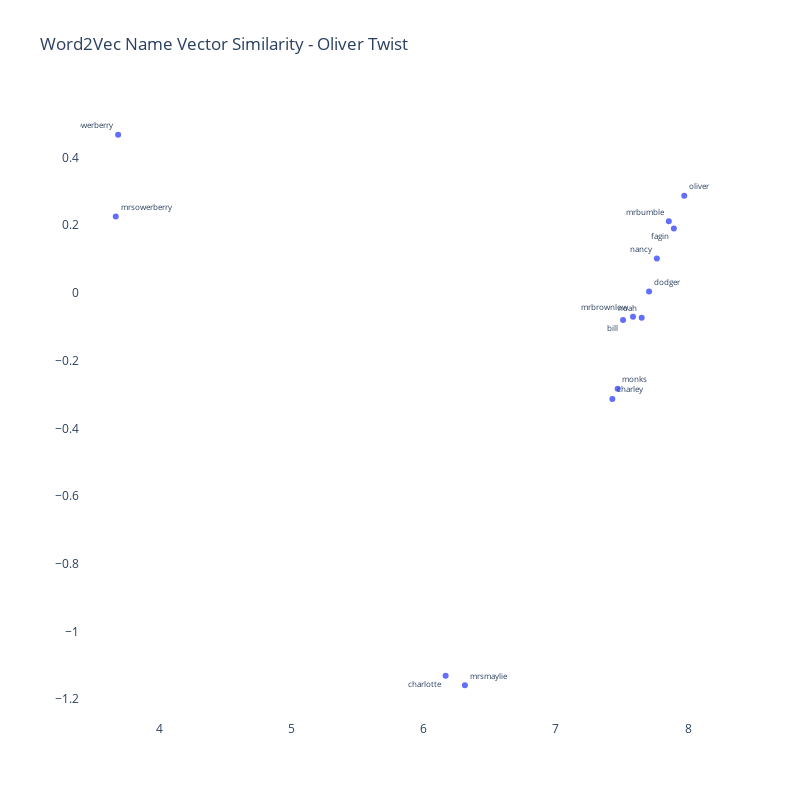

Write notebook code for a chart like this one.
### Markdown cell above
#### Plot flattened embeddings for Oliver Twist

### Code cell
character_list_OT = [x.lower() for x in character_list_OT]

df_OT = w2v_df_OT[w2v_df_OT['label'].isin(character_list_OT)]


text_pos_OT = [x for x in np.random.choice(['top left', 
                                         'bottom left',
                                         'top right',
                                         'bottom right'], 
                                          len(df_OT),
                                          p=[.2,.3,.3,.2])]


trace_OT = go.Scatter(x=df_OT['x'],
                   y=df_OT['y'],
                   mode='markers+text', 
                   textposition=text_pos_OT,
                   text=df_OT['label'],
                   textfont=dict(size=8),
                   hoverinfo='text')



fig = go.Figure([trace_OT])

fig.update_layout(go.Layout(
    title='Word2Vec Name Vector Similarity - Oliver Twist',
    ),
    hovermode='closest',
    plot_bgcolor='white',
    paper_bgcolor='white',
    width=800,
    height=800
)

### Figure 1 — Plotly figure (JSON) as saved in the notebook; plotly's stock layout.template omitted (floating-point values rounded to 4 significant figures)
{"data": [{"hoverinfo": "text", "mode": "markers+text", "text": ["oliver", "mrbumble", "bill", "mrsowerberry", "mrssowerberry", "charlotte", "noah", "dodger", "fagin", "charley", "nancy", "mrbrownlow", "monks", "mrsmaylie"], "textfont": {"size": 8}, "textposition": ["top right", "top left", "bottom left", "top right", "top left", "bottom left", "top left", "top right", "bottom left", "top right", "top left", "top left", "top right", "top right"], "type": "scatter", "x": [7.972, 7.855, 7.509, 3.669, 3.687, 6.166, 7.649, 7.705, 7.893, 7.427, 7.764, 7.584, 7.468, 6.311], "y": [0.2875, 0.2117, -0.07999, 0.226, 0.4676, -1.131, -0.07337, 0.004406, 0.1902, -0.3131, 0.1017, -0.07042, -0.2833, -1.159]}], "layout": {"height": 800, "hovermode": "closest", "paper_bgcolor": "white", "plot_bgcolor": "white", "title": {"text": "Word2Vec Name Vector Similarity - Oliver Twist"}, "width": 800}}
